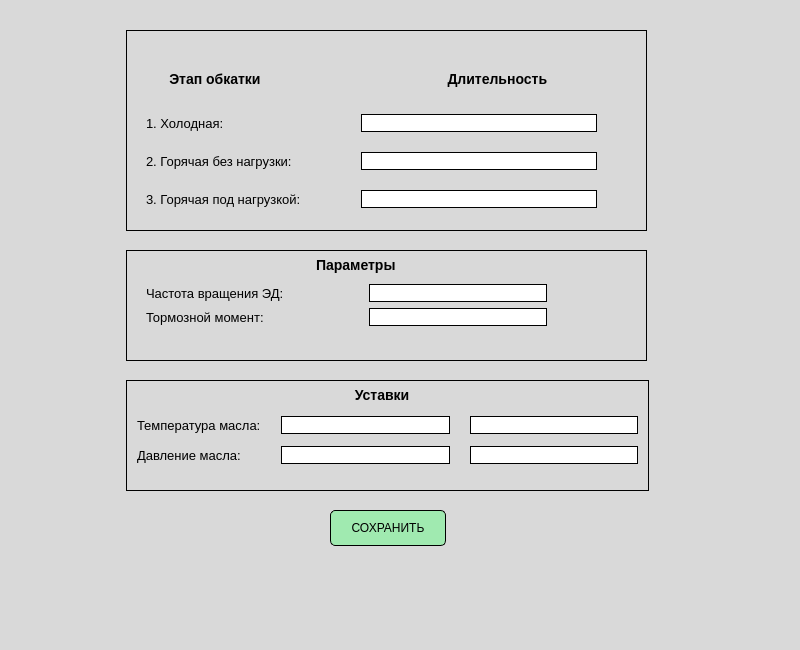
<?xml version="1.0" encoding="UTF-8"?>
<ui version="4.0">
 <class>settings_tab</class>
 <widget class="QWidget" name="settings_tab">
  <property name="geometry">
   <rect>
    <x>0</x>
    <y>0</y>
    <width>800</width>
    <height>650</height>
   </rect>
  </property>
  <property name="minimumSize">
   <size>
    <width>800</width>
    <height>600</height>
   </size>
  </property>
  <property name="maximumSize">
   <size>
    <width>16777215</width>
    <height>16777215</height>
   </size>
  </property>
  <property name="windowTitle">
   <string>Form</string>
  </property>
  <property name="styleSheet">
   <string notr="true">QWidget {
    background-color: #D9D9D9;  /* Светло-серый */
}</string>
  </property>
  <widget class="QGroupBox" name="groupBox">
   <property name="geometry">
    <rect>
     <x>126</x>
     <y>20</y>
     <width>521</width>
     <height>211</height>
    </rect>
   </property>
   <property name="tabletTracking">
    <bool>false</bool>
   </property>
   <property name="styleSheet">
    <string notr="true">QGroupBox {
    border: 1px solid black;
    margin-top: 10px;
    font: bold 16px;
}

QGroupBox::title {
    subcontrol-origin: margin;
    left: 10px;
    padding: 0 5px 0 5px;
}</string>
   </property>
   <property name="title">
    <string/>
   </property>
   <widget class="QWidget" name="layoutWidget">
    <property name="geometry">
     <rect>
      <x>20</x>
      <y>30</y>
      <width>451</width>
      <height>158</height>
     </rect>
    </property>
    <layout class="QVBoxLayout" name="verticalLayout">
     <item>
      <layout class="QHBoxLayout" name="horizontalLayout_3">
       <property name="spacing">
        <number>120</number>
       </property>
       <item>
        <widget class="QLabel" name="label_4">
         <property name="styleSheet">
          <string notr="true">QLabel {
    font-size: 14px;
    font-weight: bold;
    text-transform: uppercase;
    color: black;
}</string>
         </property>
         <property name="text">
          <string>      Этап обкатки</string>
         </property>
        </widget>
       </item>
       <item>
        <widget class="QLabel" name="label_5">
         <property name="styleSheet">
          <string notr="true">QLabel {
    font-size: 14px;
    font-weight: bold;
    text-transform: uppercase;
    color: black;
}</string>
         </property>
         <property name="text">
          <string>    Длительность</string>
         </property>
        </widget>
       </item>
      </layout>
     </item>
     <item>
      <layout class="QFormLayout" name="formLayout">
       <property name="horizontalSpacing">
        <number>60</number>
       </property>
       <property name="verticalSpacing">
        <number>20</number>
       </property>
       <item row="0" column="0">
        <widget class="QLabel" name="label">
         <property name="font">
          <font>
           <pointsize>10</pointsize>
          </font>
         </property>
         <property name="text">
          <string>1. Холодная:</string>
         </property>
        </widget>
       </item>
       <item row="0" column="1">
        <widget class="QLineEdit" name="lineEdit">
         <property name="contextMenuPolicy">
          <enum>Qt::ContextMenuPolicy::NoContextMenu</enum>
         </property>
         <property name="styleSheet">
          <string notr="true">QLineEdit {
    background-color: #ffffff;
    color: #000000;
    border: 1px solid black;
}</string>
         </property>
         <property name="text">
          <string/>
         </property>
         <property name="alignment">
          <set>Qt::AlignmentFlag::AlignCenter</set>
         </property>
         <property name="dragEnabled">
          <bool>false</bool>
         </property>
        </widget>
       </item>
       <item row="1" column="0">
        <widget class="QLabel" name="label_2">
         <property name="font">
          <font>
           <pointsize>10</pointsize>
          </font>
         </property>
         <property name="text">
          <string>2. Горячая без нагрузки:</string>
         </property>
        </widget>
       </item>
       <item row="1" column="1">
        <widget class="QLineEdit" name="lineEdit_2">
         <property name="styleSheet">
          <string notr="true">QLineEdit {
    background-color: #ffffff;
    color: #000000;
    border: 1px solid black;
}</string>
         </property>
         <property name="alignment">
          <set>Qt::AlignmentFlag::AlignCenter</set>
         </property>
        </widget>
       </item>
       <item row="2" column="0">
        <widget class="QLabel" name="label_3">
         <property name="font">
          <font>
           <pointsize>10</pointsize>
          </font>
         </property>
         <property name="text">
          <string>3. Горячая под нагрузкой:</string>
         </property>
        </widget>
       </item>
       <item row="2" column="1">
        <widget class="QLineEdit" name="lineEdit_3">
         <property name="styleSheet">
          <string notr="true">QLineEdit {
    background-color: #ffffff;
    color: #000000;
    border: 1px solid black;
}</string>
         </property>
         <property name="alignment">
          <set>Qt::AlignmentFlag::AlignCenter</set>
         </property>
        </widget>
       </item>
      </layout>
     </item>
    </layout>
   </widget>
  </widget>
  <widget class="QGroupBox" name="groupBox_2">
   <property name="geometry">
    <rect>
     <x>126</x>
     <y>240</y>
     <width>521</width>
     <height>121</height>
    </rect>
   </property>
   <property name="styleSheet">
    <string notr="true">QGroupBox {
    border: 1px solid black;
    margin-top: 10px;
    font: bold 16px;
}

QGroupBox::title {
    subcontrol-origin: margin;
    left: 10px;
    padding: 0 5px 0 5px;
}</string>
   </property>
   <property name="title">
    <string/>
   </property>
   <widget class="QLabel" name="label_6">
    <property name="geometry">
     <rect>
      <x>190</x>
      <y>15</y>
      <width>91</width>
      <height>20</height>
     </rect>
    </property>
    <property name="styleSheet">
     <string notr="true">QLabel {
    font-size: 14px;
    font-weight: bold;
    text-transform: uppercase;
    color: black;
}</string>
    </property>
    <property name="text">
     <string>Параметры</string>
    </property>
   </widget>
   <widget class="QWidget" name="layoutWidget">
    <property name="geometry">
     <rect>
      <x>20</x>
      <y>44</y>
      <width>401</width>
      <height>69</height>
     </rect>
    </property>
    <layout class="QFormLayout" name="formLayout_2">
     <property name="horizontalSpacing">
      <number>85</number>
     </property>
     <item row="0" column="0">
      <widget class="QLabel" name="label_9">
       <property name="font">
        <font>
         <pointsize>10</pointsize>
        </font>
       </property>
       <property name="text">
        <string>Частота вращения ЭД:</string>
       </property>
      </widget>
     </item>
     <item row="0" column="1">
      <widget class="QLineEdit" name="lineEdit_7">
       <property name="styleSheet">
        <string notr="true">QLineEdit {
    background-color: #ffffff;
    color: #000000;
    border: 1px solid black;
}</string>
       </property>
       <property name="alignment">
        <set>Qt::AlignmentFlag::AlignCenter</set>
       </property>
      </widget>
     </item>
     <item row="1" column="0">
      <widget class="QLabel" name="label_10">
       <property name="font">
        <font>
         <pointsize>10</pointsize>
        </font>
       </property>
       <property name="text">
        <string>Тормозной момент:</string>
       </property>
      </widget>
     </item>
     <item row="1" column="1">
      <widget class="QLineEdit" name="lineEdit_6">
       <property name="styleSheet">
        <string notr="true">QLineEdit {
    background-color: #ffffff;
    color: #000000;
    border: 1px solid black;
}</string>
       </property>
       <property name="alignment">
        <set>Qt::AlignmentFlag::AlignCenter</set>
       </property>
      </widget>
     </item>
    </layout>
   </widget>
  </widget>
  <widget class="QGroupBox" name="groupBox_3">
   <property name="geometry">
    <rect>
     <x>126</x>
     <y>370</y>
     <width>523</width>
     <height>121</height>
    </rect>
   </property>
   <property name="styleSheet">
    <string notr="true">QGroupBox {
    border: 1px solid black;
    margin-top: 10px;
    font: bold 16px;
}

QGroupBox::title {
    subcontrol-origin: margin;
    left: 10px;
    padding: 0 5px 0 5px;
}</string>
   </property>
   <property name="title">
    <string/>
   </property>
   <widget class="QLabel" name="label_7">
    <property name="geometry">
     <rect>
      <x>225</x>
      <y>15</y>
      <width>71</width>
      <height>20</height>
     </rect>
    </property>
    <property name="styleSheet">
     <string notr="true">QLabel {
    font-size: 14px;
    font-weight: bold;
    text-transform: uppercase;
    color: black;
}</string>
    </property>
    <property name="text">
     <string> Уставки</string>
    </property>
   </widget>
   <widget class="QWidget" name="layoutWidget">
    <property name="geometry">
     <rect>
      <x>11</x>
      <y>40</y>
      <width>501</width>
      <height>61</height>
     </rect>
    </property>
    <layout class="QGridLayout" name="gridLayout">
     <property name="horizontalSpacing">
      <number>20</number>
     </property>
     <item row="0" column="0">
      <widget class="QLabel" name="label_11">
       <property name="font">
        <font>
         <pointsize>10</pointsize>
        </font>
       </property>
       <property name="text">
        <string>Температура масла:</string>
       </property>
      </widget>
     </item>
     <item row="0" column="1">
      <widget class="QLineEdit" name="lineEdit_8">
       <property name="styleSheet">
        <string notr="true">QLineEdit {
    background-color: #ffffff;
    color: #000000;
    border: 1px solid black;
}</string>
       </property>
       <property name="alignment">
        <set>Qt::AlignmentFlag::AlignCenter</set>
       </property>
      </widget>
     </item>
     <item row="0" column="2">
      <widget class="QLineEdit" name="lineEdit_10">
       <property name="styleSheet">
        <string notr="true">QLineEdit {
    background-color: #ffffff;
    color: #000000;
    border: 1px solid black;
}</string>
       </property>
       <property name="alignment">
        <set>Qt::AlignmentFlag::AlignCenter</set>
       </property>
      </widget>
     </item>
     <item row="1" column="0">
      <widget class="QLabel" name="label_12">
       <property name="font">
        <font>
         <pointsize>10</pointsize>
        </font>
       </property>
       <property name="text">
        <string>Давление масла:</string>
       </property>
      </widget>
     </item>
     <item row="1" column="1">
      <widget class="QLineEdit" name="lineEdit_9">
       <property name="styleSheet">
        <string notr="true">QLineEdit {
    background-color: #ffffff;
    color: #000000;
    border: 1px solid black;
}</string>
       </property>
       <property name="alignment">
        <set>Qt::AlignmentFlag::AlignCenter</set>
       </property>
      </widget>
     </item>
     <item row="1" column="2">
      <widget class="QLineEdit" name="lineEdit_11">
       <property name="styleSheet">
        <string notr="true">QLineEdit {
    background-color: #ffffff;
    color: #000000;
    border: 1px solid black;
}</string>
       </property>
       <property name="alignment">
        <set>Qt::AlignmentFlag::AlignCenter</set>
       </property>
      </widget>
     </item>
    </layout>
   </widget>
  </widget>
  <widget class="QPushButton" name="saveSettings_pushButton">
   <property name="geometry">
    <rect>
     <x>330</x>
     <y>510</y>
     <width>116</width>
     <height>36</height>
    </rect>
   </property>
   <property name="styleSheet">
    <string notr="true">QPushButton {
    background-color: #A0EAB0;
    border: 1px solid black;
    border-radius: 5px;
}

QPushButton:hover {
    background-color: #80d890;  /* Темнее на 20% */
    border-color: #333333;
}

QPushButton:pressed {
    background-color: #60c070;  /* Еще темнее */
    border-color: #111111;
}</string>
   </property>
   <property name="text">
    <string>СОХРАНИТЬ</string>
   </property>
  </widget>
 </widget>
 <resources/>
 <connections/>
</ui>
